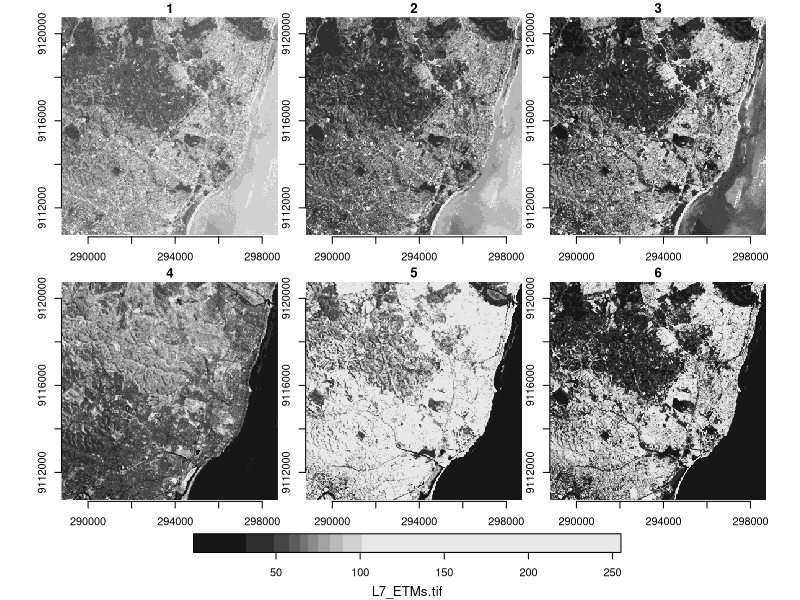
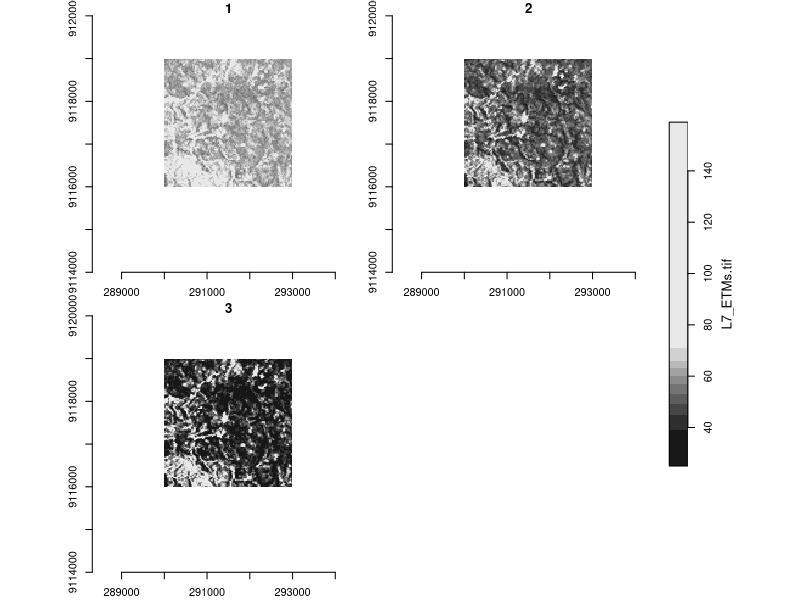
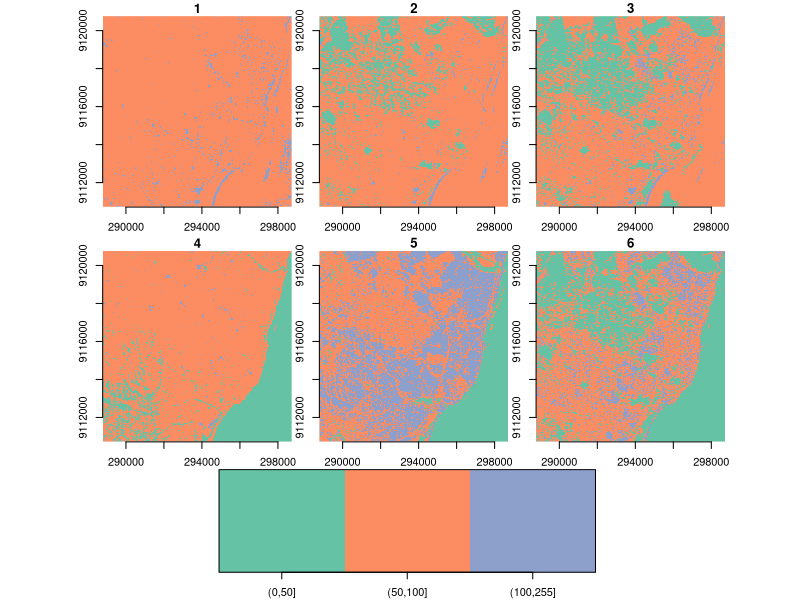
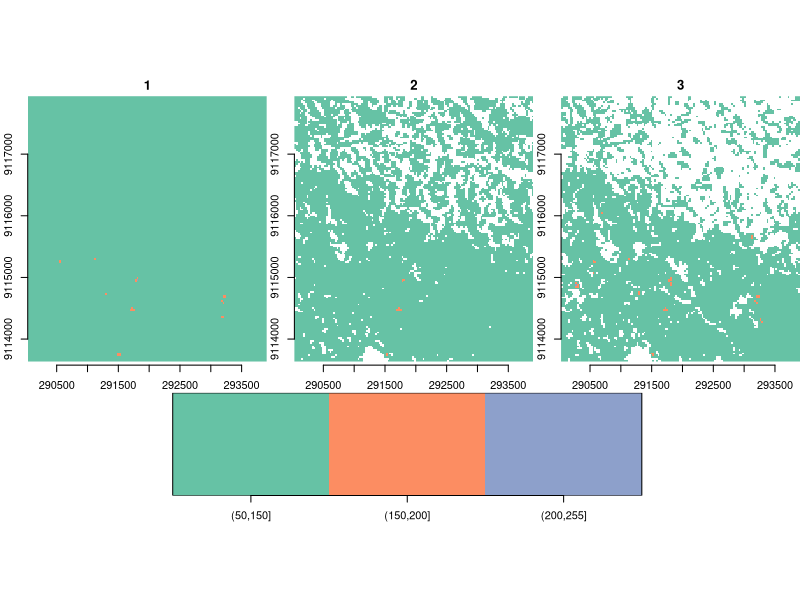
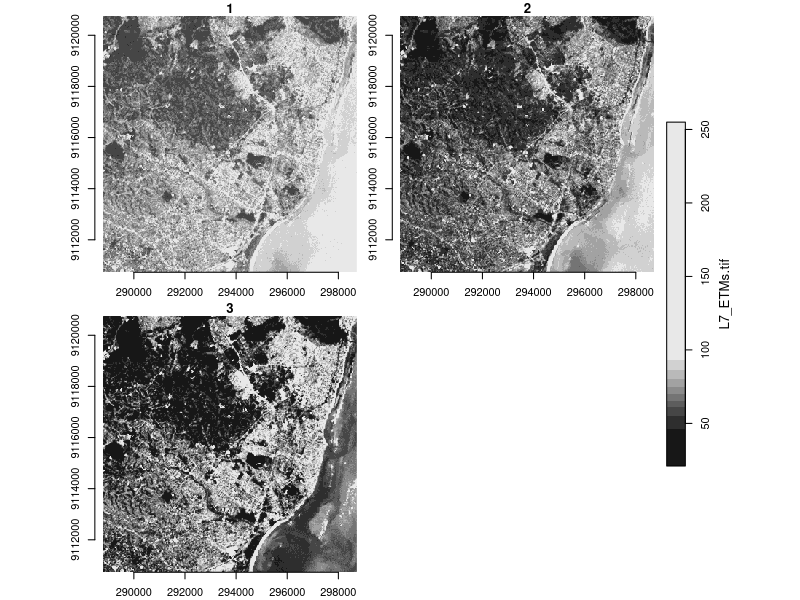
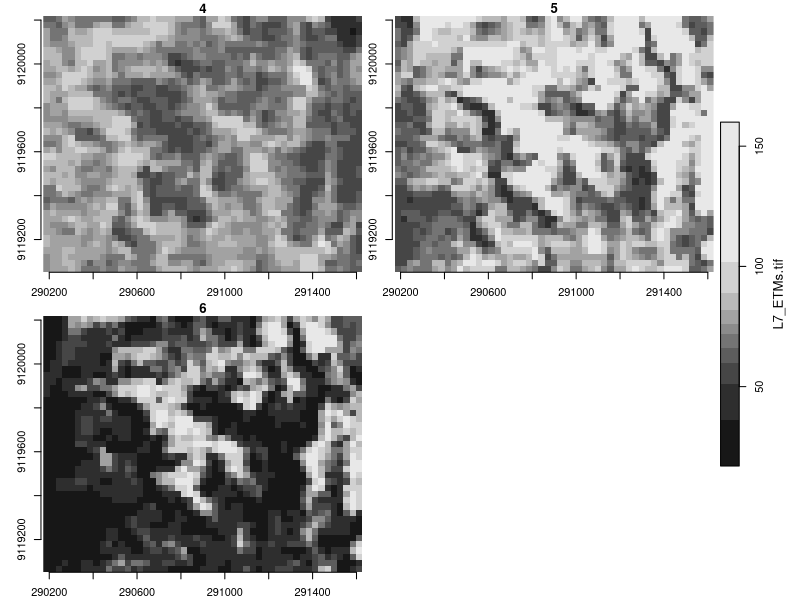

The R script that drew these images, in order: (Note: this script raises an error after producing the figures.)
## ---- chunk 1
knitr::opts_chunk$set(echo = TRUE)
## ---- chunk 2
library(stars)
## ---- chunk 3
tif = system.file("tif/L7_ETMs.tif", package = "stars")# creacion del camino del archivo como objeto texto

img = read_stars(tif) # lectura del archivo

plot(img, axes = T) # visualizar las 6 bandas
## ---- chunk 4
# 1
pt1 = st_point(c(290000, 9119000))
pt2 = st_point(c(293000, 9119000))
pt3 = st_point(c(293000, 9116000))
pt4 = st_point(c(290000, 9116000))
pt5 = st_point(c(290000, 9119000)) # punto de cierre, igual al pt1
# 2
pol <-st_polygon(list(rbind(pt1, pt2, pt3, pt4, pt5)))
# 3
pol <- st_sfc(pol, crs = st_crs(img))
## ---- chunk 5
p <- st_crop(img[, , , 1:3], pol)

plot(p, axes = T,
      xlim = c(289000, 294000),
      ylim = c(9114000, 9120000))
## ---- chunk 6
img_corte3 <- cut(img, c(0, 50, 100, 255))

plot(img_corte3, axes =T )
## ---- chunk 7
img_corte3 <- cut(img[1 ,45:180 , 100:250 , 1:3], c(50, 150, 200, 255))

plot(img_corte3, axes =T )
## ---- chunk 8
library(dplyr)
img_s1  <-   img %>% dplyr::slice("band", 1:3)

plot(img_s1, axes = T)
## ---- chunk 9
img_s2 <- img        %>% 
  dplyr::slice("x", 50:100) %>% 
  dplyr::slice("y", 20:60)  %>% 
  dplyr::slice("band", 4:6)

plot(img_s2, axes = T)
## ---- chunk 10
nvdi = (img[ , , , 4] - img[, , , 3])/
       (img[ , , , 4] + img[, , , 3])

nvdi # inspección del objeto creado

cols <- RColorBrewer::brewer.pal(8, "BuGn") # escala de colores

# visualización
plot(nvdi, 
     axes = T,
     col  = cols,
     main = "Índice NVDI")
